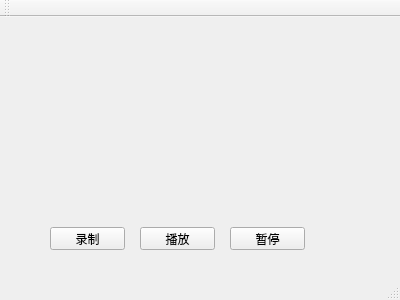
<?xml version="1.0" encoding="UTF-8"?>
<ui version="4.0">
 <class>MainWindow</class>
 <widget class="QMainWindow" name="MainWindow">
  <property name="geometry">
   <rect>
    <x>0</x>
    <y>0</y>
    <width>400</width>
    <height>300</height>
   </rect>
  </property>
  <property name="windowTitle">
   <string>MainWindow</string>
  </property>
  <widget class="QWidget" name="centralWidget">
   <widget class="QPushButton" name="playPushButton">
    <property name="geometry">
     <rect>
      <x>140</x>
      <y>210</y>
      <width>75</width>
      <height>23</height>
     </rect>
    </property>
    <property name="text">
     <string>播放</string>
    </property>
   </widget>
   <widget class="QWidget" name="playerWidget" native="true">
    <property name="geometry">
     <rect>
      <x>50</x>
      <y>20</y>
      <width>301</width>
      <height>171</height>
     </rect>
    </property>
   </widget>
   <widget class="QPushButton" name="pausePushButton">
    <property name="geometry">
     <rect>
      <x>230</x>
      <y>210</y>
      <width>75</width>
      <height>23</height>
     </rect>
    </property>
    <property name="text">
     <string>暂停</string>
    </property>
   </widget>
   <widget class="QPushButton" name="recordPushButton">
    <property name="geometry">
     <rect>
      <x>50</x>
      <y>210</y>
      <width>75</width>
      <height>23</height>
     </rect>
    </property>
    <property name="text">
     <string>录制</string>
    </property>
   </widget>
  </widget>
  <widget class="QMenuBar" name="menuBar">
   <property name="geometry">
    <rect>
     <x>0</x>
     <y>0</y>
     <width>400</width>
     <height>23</height>
    </rect>
   </property>
  </widget>
  <widget class="QToolBar" name="mainToolBar">
   <attribute name="toolBarArea">
    <enum>TopToolBarArea</enum>
   </attribute>
   <attribute name="toolBarBreak">
    <bool>false</bool>
   </attribute>
  </widget>
  <widget class="QStatusBar" name="statusBar"/>
 </widget>
 <layoutdefault spacing="6" margin="11"/>
 <resources/>
 <connections/>
</ui>
